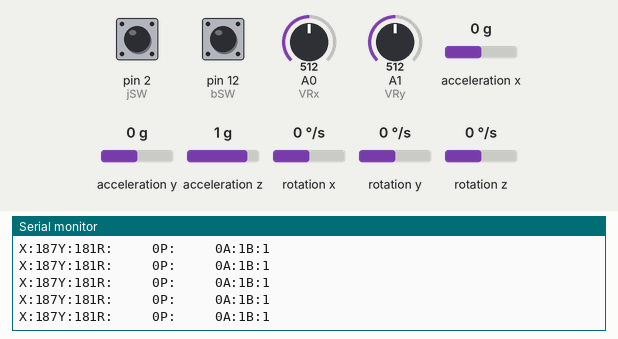
Recording of a sketch running on a simulated Arduino Uno, built with avr-gcc and run on an emulated ATmega328P. Shown: the last lines printed to the serial monitor. Wiring (inferred from the names in the program): MPU-6050 motion sensor at I2C address 0x68. The inputs (shaded band) are chosen by the test bench; at power-on: A0 (VRx) = 512, A1 (VRy) = 512, pin 2 (jSW) HIGH, pin 12 (bSW) HIGH, acceleration x 0 g, acceleration y 0 g, acceleration z 1 g, rotation x 0 °/s, rotation y 0 °/s, rotation z 0 °/s.

Above: at 3.2 s.
3.3 s: A0 (VRx) set to 235
At 4.2 s:
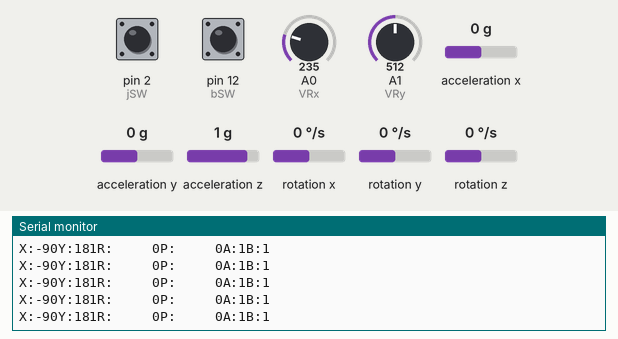
6.3 s: A0 (VRx) set to 207
At 7.1 s:
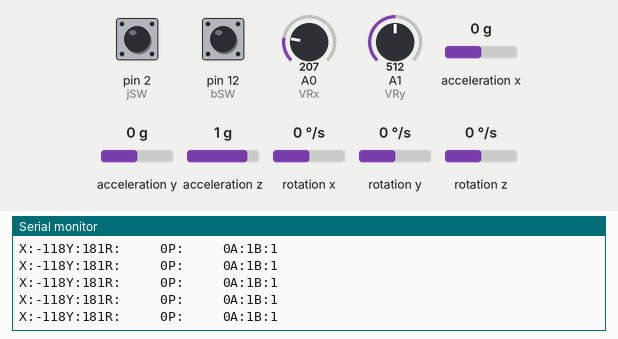
9.3 s: A1 (VRy) set to 243
At 10.4 s:
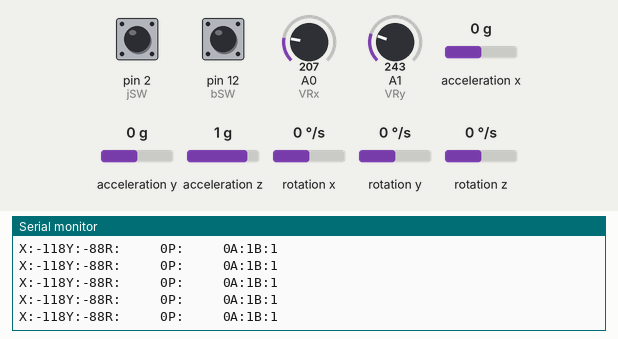
10.8 s: A1 (VRy) set to 217
At 11.5 s:
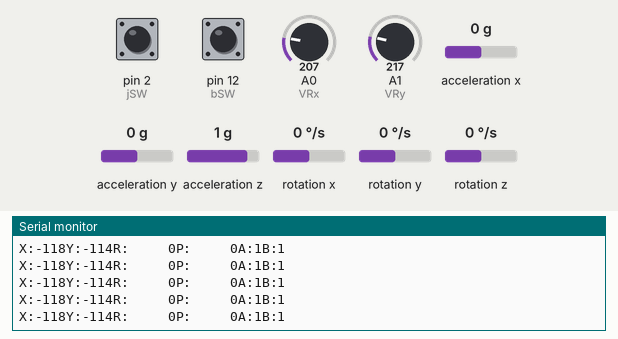
Timing chart, 0 to 13.8 s (numbered marks = the images above; inputs shaded):
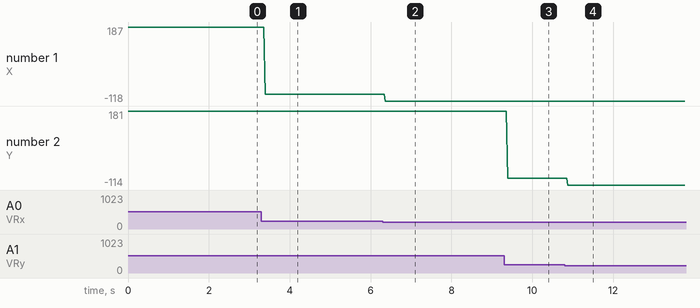

Measured:
- after the input at 3.3 s, the serial monitor: prints a new line after 0.10 s (image 1)
- after the input at 6.3 s, the serial monitor: prints a new line after 0.07 s (image 2)
- after the input at 9.3 s, the serial monitor: prints a new line after 0.09 s (image 3)
- after the input at 10.8 s, the serial monitor: prints a new line after 0.08 s (image 4)
- plotted number 1: 187 → -90 after the input at 3.3 s, -90 → -118 after the input at 6.3 s
- plotted number 2: 181 → -88 after the input at 9.3 s, -88 → -114 after the input at 10.8 s

The sketch:

Game_Sensors.ino
```cpp
// (c) Michael Schoeffler 2017, http://www.mschoeffler.de

#include "Wire.h" // This library allows you to communicate with I2C devices.

int VRx = A0;
int VRy = A1;
int jSW = 2;
int bSW = 12;
int xPosition, yPosition, jSW_state, bSW_state, mapX, mapY, X, Y;
const int MPU_ADDR = 0x68; // I2C address of the MPU-6050. If AD0 pin is set to HIGH, the I2C address will be 0x69.

int16_t accelerometer_x, accelerometer_y, accelerometer_z; // variables for accelerometer raw data
int16_t gyro_x, gyro_y, gyro_z; // variables for gyro raw data
int16_t temperature; // variables for temperature data

char tmp_str[7]; // temporary variable used in convert function

char* convert_int16_to_str(int16_t i) { // converts int16 to string. Moreover, resulting strings will have the same length in the debug monitor.
  sprintf(tmp_str, "%6d", i);
  return tmp_str;
}

void setup() {
  Serial.begin(9600);
  Wire.begin();
  Wire.beginTransmission(MPU_ADDR); // Begins a transmission to the I2C slave (GY-521 board)
  Wire.write(0x6B); // PWR_MGMT_1 register
  Wire.write(0); // set to zero (wakes up the MPU-6050)
  Wire.endTransmission(true);

  pinMode(VRx, INPUT);
  pinMode(VRy, INPUT);
  pinMode(jSW, INPUT_PULLUP);
  pinMode(bSW, INPUT_PULLUP);
}
void loop() {
  Wire.beginTransmission(MPU_ADDR);
  Wire.write(0x3B); // starting with register 0x3B (ACCEL_XOUT_H) [MPU-6000 and MPU-6050 Register Map and Descriptions Revision 4.2, p.40]
  Wire.endTransmission(false); // the parameter indicates that the Arduino will send a restart. As a result, the connection is kept active.
  Wire.requestFrom(MPU_ADDR, 7*2, true); // request a total of 7*2=14 registers

  // "Wire.read()<<8 | Wire.read();" means two registers are read and stored in the same variable
  accelerometer_x = Wire.read()<<8 | Wire.read(); // reading registers: 0x3B (ACCEL_XOUT_H) and 0x3C (ACCEL_XOUT_L)
  accelerometer_y = Wire.read()<<8 | Wire.read(); // reading registers: 0x3D (ACCEL_YOUT_H) and 0x3E (ACCEL_YOUT_L)
  accelerometer_z = Wire.read()<<8 | Wire.read(); // reading registers: 0x3F (ACCEL_ZOUT_H) and 0x40 (ACCEL_ZOUT_L)
  temperature = Wire.read()<<8 | Wire.read(); // reading registers: 0x41 (TEMP_OUT_H) and 0x42 (TEMP_OUT_L)
  gyro_x = Wire.read()<<8 | Wire.read(); // reading registers: 0x43 (GYRO_XOUT_H) and 0x44 (GYRO_XOUT_L)
  gyro_y = Wire.read()<<8 | Wire.read(); // reading registers: 0x45 (GYRO_YOUT_H) and 0x46 (GYRO_YOUT_L)
  gyro_z = Wire.read()<<8 | Wire.read(); // reading registers: 0x47 (GYRO_ZOUT_H) and 0x48 (GYRO_ZOUT_L)

  // Read Joystick Data
  xPosition = analogRead(VRx);
  yPosition = analogRead(VRy);
  jSW_state = digitalRead(jSW);
  bSW_state = digitalRead(bSW);
  // mapX = map(xPosition, 0, 1023, -512, 512);
  // mapY = map(yPosition, 0, 1023, -512, 512);
  mapX = map(xPosition, 0, 663, -331, 331);
  mapY = map(yPosition, 0, 663, -331, 331);
  mapX = mapX + 7; //manual calibration
  mapY = mapY + 1 ; //manual calibration
  if (mapX > 300) {
    X = 300;
  } else if (mapX < -300) {
    X = -300;
  } else {
    X = mapX  ;
  }

  if (mapY > 300) {
    Y = 300;
  } else if (mapY < -300) {
    Y = -300;
  } else {
    Y = mapY;
  }


  // print out data
  Serial.print("X:");
  Serial.print(X);
  Serial.print("Y:");
  Serial.print(Y);
  Serial.print("R:"); Serial.print(convert_int16_to_str(accelerometer_x));
  Serial.print("P:"); Serial.print(convert_int16_to_str(accelerometer_y));
  Serial.print("A:"); Serial.print(bSW_state);
  Serial.print("B:");
  Serial.print(jSW_state);
  // Serial.print("|aZ="); Serial.print(convert_int16_to_str(accelerometer_z/25));
  // the following equation was taken from the documentation [MPU-6000/MPU-6050 Register Map and Description, p.30]
  //Serial.print("|tmp ="); Serial.print(temperature/340.00+36.53);
  // Serial.print("|gX="); Serial.print(convert_int16_to_str(gyro_x));
  // Serial.print("|gY="); Serial.print(convert_int16_to_str(gyro_y));
  // Serial.print("|gZ="); Serial.print(convert_int16_to_str(gyro_z));
  // Serial.print("~");
  Serial.println();

  // delay none
}
```
